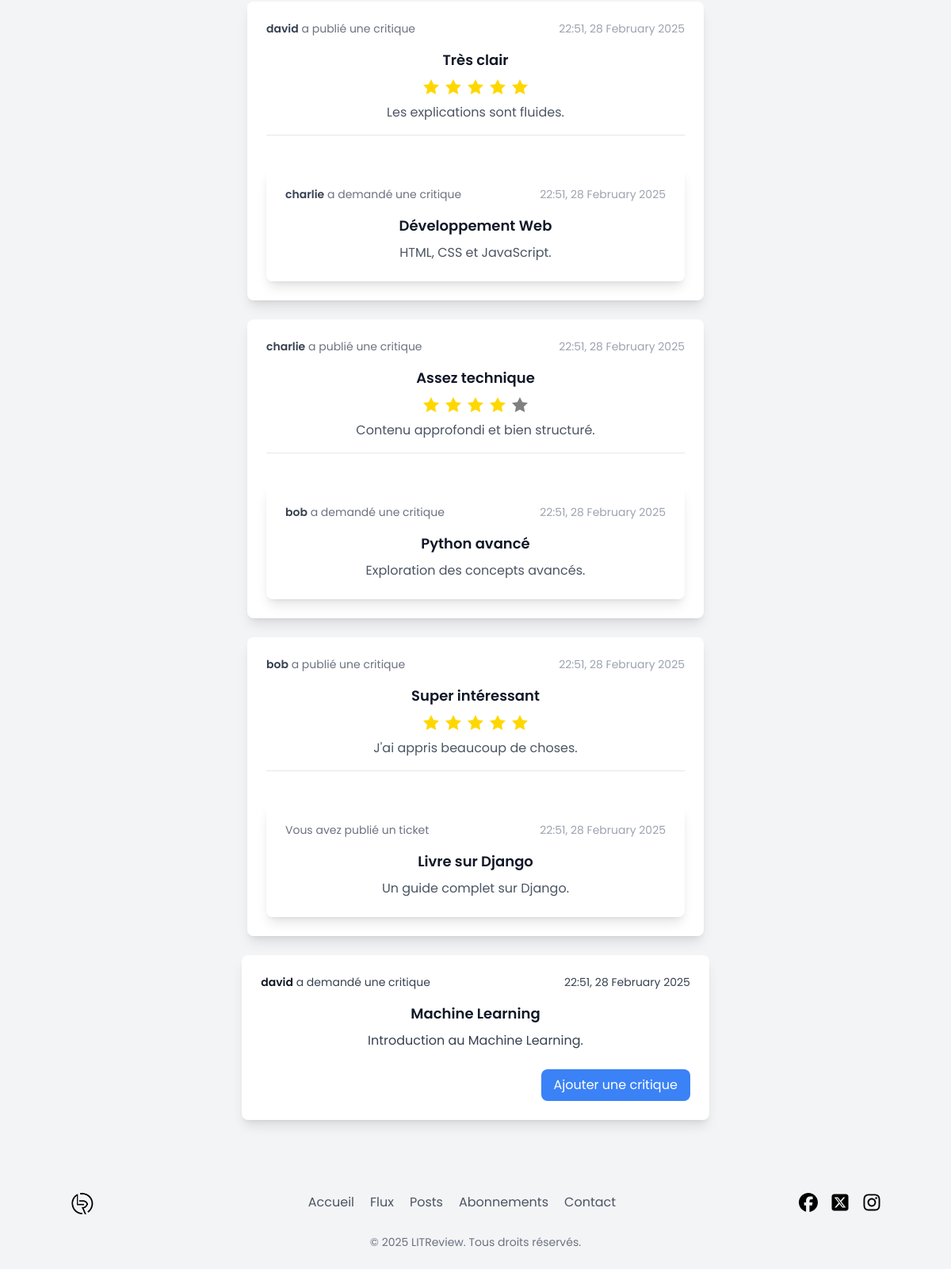
The page /flux/ (signed in, lower part) on the database as committed earlier.
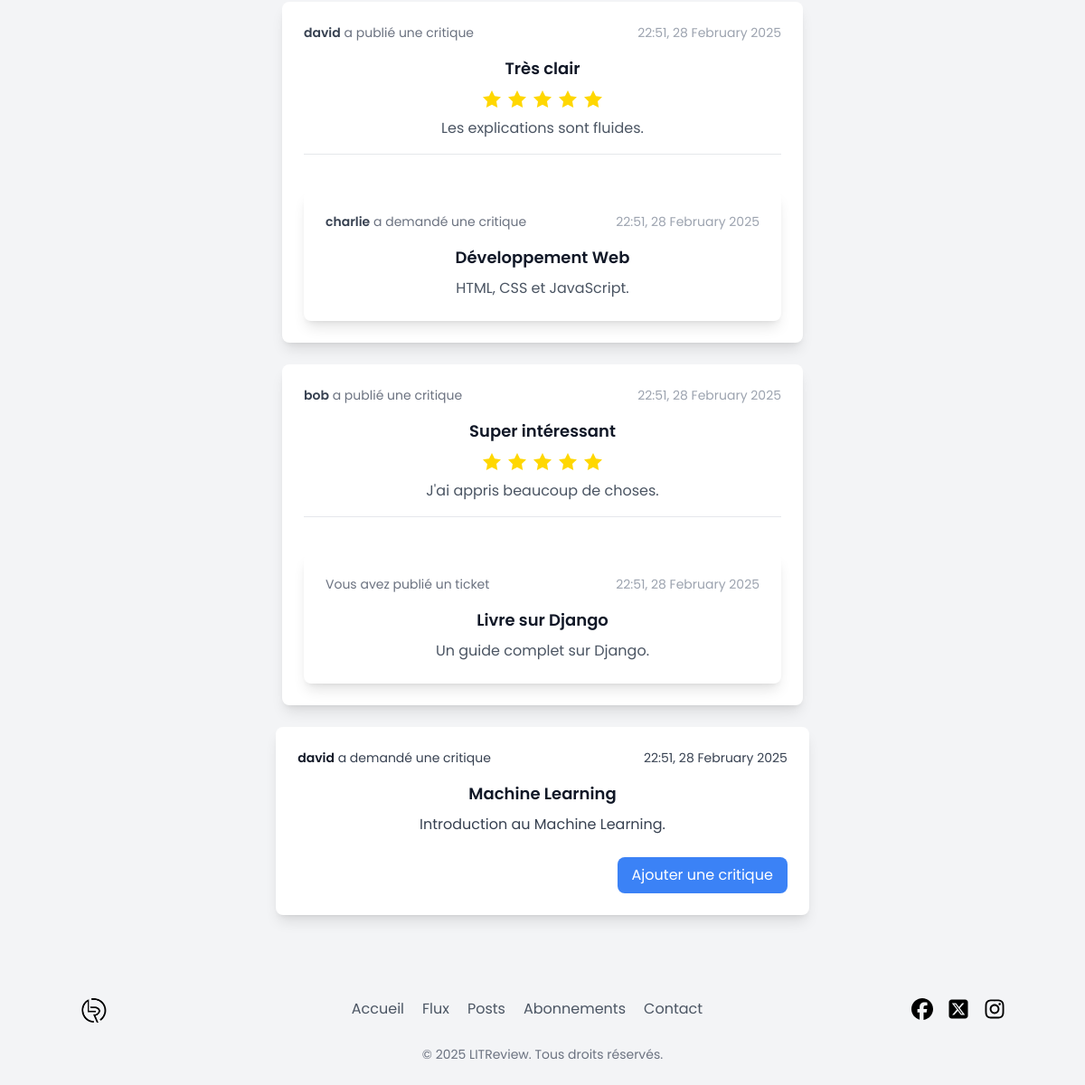
The same page on the database as committed later.
### listings/models.py (models this page shows, shortened)
class Review(models.Model):
    ticket = models.ForeignKey(
        "Ticket", on_delete=models.CASCADE, related_name="reviews"
    )
    user = models.ForeignKey(
        settings.AUTH_USER_MODEL, on_delete=models.CASCADE, related_name="reviews"
    )
    rating = models.PositiveSmallIntegerField(
        blank=True, validators=[MinValueValidator(0), MaxValueValidator(5)]
    )
    headline = models.CharField(
        max_length=128, error_messages={"blank": "Le titre est obligatoire."}
    )
    body = models.TextField(max_length=8192, blank=True)
    time_created = models.DateTimeField(auto_now_add=True)

class User(AbstractBaseUser):
    username = models.CharField(
        max_length=150, unique=True  # Vérification dans la base de données
    )
    date_joined = models.DateTimeField(auto_now_add=True)
    is_active = models.BooleanField(default=True)
    is_staff = models.BooleanField(default=False)
    is_superuser = models.BooleanField(default=False)
    objects = CustomUserManager()
    USERNAME_FIELD = "username"  # Plus besoin d'email ici
    REQUIRED_FIELDS = []  # Supprime l'email des champs obligatoires

class Ticket(models.Model):
    user = models.ForeignKey(
        settings.AUTH_USER_MODEL, on_delete=models.CASCADE, related_name="tickets"
    )
    title = models.CharField(
        max_length=128, error_messages={"blank": "Le titre est obligatoire."}
    )
    description = models.TextField(max_length=2048, blank=True)
    image = models.ImageField(upload_to="images/", blank=True, null=True)
    created_at = models.DateTimeField(auto_now_add=True)

### listings/views.py (the view)
# urls.py: path("flux/", flux, name="flux"),
@login_required
def flux(request):
    user = request.user
    followed_users = UserFollows.objects.filter(user=user).values_list(
        "followed_user", flat=True
    )
    reviews = Review.objects.filter(
        Q(user__in=followed_users)  # Critiques des utilisateurs suivis
        | Q(user=user)  # Critiques de l'utilisateur connecté
        | Q(
            ticket__user=user
        )  # Critiques en réponse aux billets de l'utilisateur connecté
    ).annotate(content_type=Value("REVIEW", output_field=CharField()))
    tickets_with_reviews = reviews.values_list("ticket_id", flat=True)
    tickets = Ticket.objects.filter(
        Q(user__in=followed_users)  # Billets des utilisateurs suivis
        | Q(user=user)  # Billets de l'utilisateur connecté
    ).exclude(
        id__in=tickets_with_reviews
    )  # ✅ Exclure les tickets qui ont déjà une critique
    tickets = tickets.annotate(content_type=Value("TICKET", output_field=CharField()))
    posts = sorted(
        chain(reviews, tickets),
        key=lambda post: getattr(
            post, "time_created", getattr(post, "created_at", None)
        ),
        reverse=True,
    )
    return render(request, "flux.html", {"posts": posts})

### templates/flux.html (shortened to what this page needs)
{% extends "base.html" %}
{% load static %}
{% block content %}
<div class="container mx-auto px-4 mt-10 text-center">
    {% for post in posts %}
        {% if post.content_type == 'TICKET' %}
            <div id="ticket-{{ post.id }}" class="max-w-3xl mx-auto bg-white shadow-lg rounded-lg p-6 mt-6">
                <div class="flex justify-between items-center text-gray-700 text-sm">
                    <p>
                        {% if post.user == request.user %}
                            Vous avez publié un ticket
                        {% else %}
                            <span class="font-semibold text-gray-900">{{ post.user.username }}</span> a demandé une critique
                        {% endif %}
                    </p>
                    <p class="text-gray-700">{{ post.created_at|date:"H:i, d F Y" }}</p>
                </div>
                <h2 class="text-lg font-semibold text-gray-900 mt-4">{{ post.title }}</h2>
                <p class="text-gray-700 mt-2">{{ post.description }}</p>
                {% if post.user != request.user and not post.has_reviews and not post.has_user_review %}
                    <div class="mt-4 flex justify-end">
                        <button onclick="toggleReviewForm('review-container-{{ post.id }}', 'review-button-{{ post.id }}')"
                                id="review-button-{{ post.id }}"
                                class="mt-2 inline-block bg-blue-500 text-white px-4 py-2 rounded-lg hover:bg-blue-600 transition"
                                aria-label="Ajouter une critique pour le ticket {{ post.title }}"
                                aria-expanded="false"
                                tabindex="0"
                                onkeydown="if (event.key === 'Enter') toggleReviewForm('review-container-{{ post.id }}', 'review-button-{{ post.id }}')">
                            Ajouter une critique
                        </button>
                    </div>
                {% endif %}
            </div>
        {% elif post.content_type == 'REVIEW' %}
            {% include "review_view.html" with review=post %}
        {% endif %}
    {% empty %}
        <p class="text-gray-500 text-center mt-6">Aucune activité pour le moment.</p>
    {% endfor %}
</div>
{% endblock %}

### templates/base.html (shortened to what this page needs)
{% load static %}
<!DOCTYPE html>
<html lang="fr">
<head>
    <script src="https://cdn.tailwindcss.com"></script>
    <link rel="stylesheet" href="{% static 'listings/style.css' %}">
</head>
<body class="text-gray-800 flex flex-col min-h-screen">
    <main class="flex-grow  mx-auto max-w-4xl px-4 py-6 ">
        {% block content %}{% endblock %}
    </main>
    {% include "footer.html" %}
</body>
</html>

### templates/navbar.html (shortened to what this page needs)
{% load static %}

### templates/new_review_form.html (shortened to what this page needs)
{% load static %}

### templates/rating.html (shortened to what this page needs)
{% load static %}
<div class="flex justify-center items-center w-full">
    <div id="star-container-{{ rating_input_id }}"
         class="flex space-x-1"
         data-edit="{{ edit_mode|default:False|yesno:'true,false' }}"
         data-rating="{{ rating|default:0 }}">
        {% for i in "12345" %}
        <button type="button"
                data-value="{{ i }}"
                class="star w-6 h-6 flex items-center justify-center focus:outline-none {% if not edit_mode %}pointer-events-none{% endif %}"
                {% if not edit_mode %}disabled{% endif %}
                role="button"
                aria-label="Attribuer {{ i }} étoile{{ i|pluralize }} sur 5"
                tabindex="{% if edit_mode %}0{% else %}-1{% endif %}"
                onkeydown="handleKeyDown(event)">
            <svg xmlns="http://www.w3.org/2000/svg" viewBox="0 0 24 24"
                 class="star-svg w-6 h-6 transition duration-200"
                 fill="{% if rating and rating|add:'0' >= i|add:'0' %}gold{% else %}gray{% endif %}"
                 aria-hidden="true">
                <path d="M12 2l3.09 6.26 6.91.99-5 4.87 1.18 6.88L12 17.77l-6.18 3.25 1.18-6.88-5-4.87 6.91-.99z"/>
            </svg>
        </button>
        {% endfor %}
    </div>
</div>

### templates/review_view.html (shortened to what this page needs)
<div class="max-w-xl mx-auto bg-white shadow-lg rounded-lg p-6 mt-6">
    <div class="flex justify-between items-center text-gray-500 text-sm">
        <p>
            {% if review.user == request.user %}
                Vous avez publié une critique
            {% else %}
                <span class="font-semibold text-gray-700">{{ review.user.username }}</span> a publié une critique
            {% endif %}
        </p>
        <p class="text-gray-400">
            {{ review.time_created|date:"H:i, d F Y" }}
        </p>
    </div>
    <div class="mt-4">
        <h3 class="text-lg font-semibold text-gray-900">{{ review.headline }}</h3>
    </div>
    <div class="mt-2">
{% include "rating.html" with rating=review.rating %}
    </div>
    <p class="text-gray-600 mt-2">{{ review.body }}</p>
    <div class="mt-4 border-t pt-4">
        {% include "ticket_view.html" with ticket=review.ticket %}
    </div>
</div>

### templates/ticket_view.html (shortened to what this page needs)
<div class="max-w-xl mx-auto bg-white shadow-lg rounded-lg p-6 mt-6">
    <div class="flex justify-between items-center text-gray-500 text-sm">
        <p>
            {% if ticket.user == request.user %}
                Vous avez publié un ticket
            {% else %}
                <span class="font-semibold text-gray-700">{{ ticket.user.username }}</span> a demandé une critique
            {% endif %}
        </p>
        <p class="text-gray-400">
            {{ ticket.created_at|date:"H:i, d F Y" }}
        </p>
    </div>
    <div class="mt-4">
        <h3 class="text-lg font-semibold text-gray-900">{{ ticket.title }}</h3>
        <p class="text-gray-600 mt-2">{{ ticket.description }}</p>
    </div>
</div>

### templates/footer.html
{% load static %}
<footer class="bg-gray-100 py-6 px-4 mt-10">
    <div class="container mx-auto flex flex-col md:flex-row justify-between items-center space-y-4 md:space-y-0">
        <a href="{% url 'index' %}" class="text-lg mr-10 font-semibold text-blue-600 flex items-center space-x-2">
           <img src="{% static 'logo.png' %}" alt="Logo LITReview" class="h-8 w-30">
        </a>
        <nav class="flex space-x-5">
            <a href="#" class="text-gray-600 hover:text-blue-500 transition">Accueil</a>
            <a href="#" class="text-gray-600 hover:text-blue-500 transition">Flux</a>
            <a href="#" class="text-gray-600 hover:text-blue-500 transition">Posts</a>
            <a href="#" class="text-gray-600 hover:text-blue-500 transition">Abonnements</a>
            <a href="#" class="text-gray-600 hover:text-blue-500 transition">Contact</a>
        </nav>
        <div class="flex space-x-4">
            <a href="#" class="w-6 h-6">
                <img src="{% static 'icons/facebook.svg' %}" alt="Facebook" class="w-full h-full">
            </a>
            <a href="#" class="w-6 h-6">
                <img src="{% static 'icons/x.svg' %}" alt="Twitter" class="w-full h-full">
            </a>
            <a href="#" class="w-6 h-6">
                <img src="{% static 'icons/instagram.svg' %}" alt="Instagram" class="w-full h-full">
            </a>
        </div>
    </div>
    <p class="text-center text-gray-500 text-sm mt-6">&copy; 2025 LITReview. Tous droits réservés.</p>
</footer>

### listings/static/listings/style.css (style rules this page uses)
* { margin: 0; padding: 0; box-sizing: border-box; font-family: 'Poppins', sans-serif; }
html, body { height: 100%; margin: 0; padding: 0; display: flex; flex-direction: column; background-color: #F3F4F6; color: #1E3A8A; }

Rows that differ between the two databases and show on the page:
removed Review: user.username "charlie", time_created "22:51, 28 February 2025", headline "Assez technique", {{ i }} 1 (drawn), rating 4 (drawn), {{ i }} 2 (drawn), {{ i }} 3 (drawn), {{ i }} 4 (drawn), {{ i }} 5 (drawn), body "Contenu approfondi et bien structuré."
removed Ticket: user.username "bob", created_at "22:51, 28 February 2025", title "Python avancé", description "Exploration des concepts avancés."
